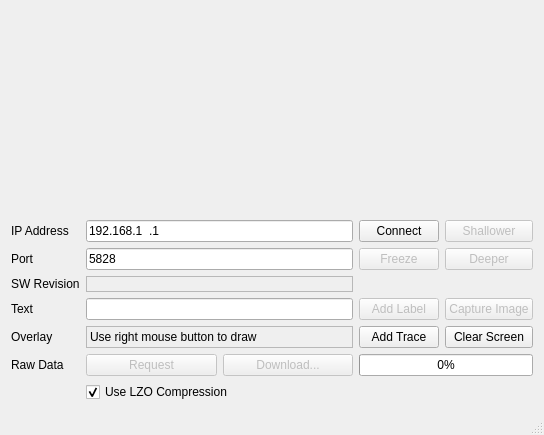
<?xml version="1.0" encoding="UTF-8"?>
<ui version="4.0">
 <class>Caster</class>
 <widget class="QMainWindow" name="Caster">
  <property name="geometry">
   <rect>
    <x>0</x>
    <y>0</y>
    <width>544</width>
    <height>435</height>
   </rect>
  </property>
  <property name="windowTitle">
   <string>Caster</string>
  </property>
  <widget class="QWidget" name="_central">
   <layout class="QVBoxLayout" name="verticalLayout">
    <item>
     <layout class="QVBoxLayout" name="image"/>
    </item>
    <item>
     <spacer name="verticalSpacer">
      <property name="orientation">
       <enum>Qt::Vertical</enum>
      </property>
      <property name="sizeHint" stdset="0">
       <size>
        <width>20</width>
        <height>40</height>
       </size>
      </property>
     </spacer>
    </item>
    <item>
     <layout class="QGridLayout" name="_inputs">
      <item row="1" column="1">
       <widget class="QLineEdit" name="port">
        <property name="inputMask">
         <string>#####</string>
        </property>
        <property name="text">
         <string>5828</string>
        </property>
       </widget>
      </item>
      <item row="7" column="0">
       <widget class="QLabel" name="_rawdata">
        <property name="text">
         <string>Raw Data</string>
        </property>
       </widget>
      </item>
      <item row="0" column="3">
       <widget class="QPushButton" name="shallower">
        <property name="enabled">
         <bool>false</bool>
        </property>
        <property name="text">
         <string>Shallower</string>
        </property>
       </widget>
      </item>
      <item row="5" column="1">
       <widget class="QLabel" name="label_4">
        <property name="frameShape">
         <enum>QFrame::StyledPanel</enum>
        </property>
        <property name="text">
         <string>Use right mouse button to draw</string>
        </property>
       </widget>
      </item>
      <item row="5" column="0">
       <widget class="QLabel" name="label_3">
        <property name="text">
         <string>Overlay</string>
        </property>
       </widget>
      </item>
      <item row="5" column="3">
       <widget class="QPushButton" name="clearScreen">
        <property name="text">
         <string>Clear Screen</string>
        </property>
       </widget>
      </item>
      <item row="2" column="1">
       <widget class="QLabel" name="swRevMatch">
        <property name="frameShape">
         <enum>QFrame::StyledPanel</enum>
        </property>
        <property name="text">
         <string/>
        </property>
       </widget>
      </item>
      <item row="0" column="0">
       <widget class="QLabel" name="_ip">
        <property name="text">
         <string>IP Address</string>
        </property>
       </widget>
      </item>
      <item row="0" column="1">
       <widget class="QLineEdit" name="ip">
        <property name="inputMask">
         <string>000.000.000.000</string>
        </property>
        <property name="text">
         <string>192.168.1.1</string>
        </property>
       </widget>
      </item>
      <item row="4" column="0">
       <widget class="QLabel" name="label_2">
        <property name="text">
         <string>Text</string>
        </property>
       </widget>
      </item>
      <item row="4" column="3">
       <widget class="QPushButton" name="captureImage">
        <property name="enabled">
         <bool>false</bool>
        </property>
        <property name="text">
         <string>Capture Image</string>
        </property>
       </widget>
      </item>
      <item row="1" column="3">
       <widget class="QPushButton" name="deeper">
        <property name="enabled">
         <bool>false</bool>
        </property>
        <property name="text">
         <string>Deeper</string>
        </property>
       </widget>
      </item>
      <item row="1" column="2">
       <widget class="QPushButton" name="freeze">
        <property name="enabled">
         <bool>false</bool>
        </property>
        <property name="text">
         <string>Freeze</string>
        </property>
       </widget>
      </item>
      <item row="4" column="1">
       <widget class="QLineEdit" name="labelText"/>
      </item>
      <item row="1" column="0">
       <widget class="QLabel" name="_port">
        <property name="text">
         <string>Port</string>
        </property>
       </widget>
      </item>
      <item row="4" column="2">
       <widget class="QPushButton" name="addLabel">
        <property name="enabled">
         <bool>false</bool>
        </property>
        <property name="text">
         <string>Add Label</string>
        </property>
       </widget>
      </item>
      <item row="5" column="2">
       <widget class="QPushButton" name="addTrace">
        <property name="text">
         <string>Add Trace</string>
        </property>
       </widget>
      </item>
      <item row="0" column="2">
       <widget class="QPushButton" name="connect">
        <property name="text">
         <string>Connect</string>
        </property>
       </widget>
      </item>
      <item row="2" column="0">
       <widget class="QLabel" name="label">
        <property name="text">
         <string>SW Revision</string>
        </property>
       </widget>
      </item>
      <item row="7" column="1">
       <layout class="QHBoxLayout" name="horizontalLayout">
        <item>
         <widget class="QPushButton" name="request">
          <property name="enabled">
           <bool>false</bool>
          </property>
          <property name="text">
           <string>Request</string>
          </property>
         </widget>
        </item>
        <item>
         <widget class="QPushButton" name="download">
          <property name="enabled">
           <bool>false</bool>
          </property>
          <property name="text">
           <string>Download...</string>
          </property>
         </widget>
        </item>
       </layout>
      </item>
      <item row="7" column="2" colspan="2">
       <widget class="QProgressBar" name="progress">
        <property name="value">
         <number>0</number>
        </property>
       </widget>
      </item>
      <item row="8" column="1">
       <widget class="QCheckBox" name="lzo">
        <property name="text">
         <string>Use LZO Compression</string>
        </property>
        <property name="checked">
         <bool>true</bool>
        </property>
       </widget>
      </item>
     </layout>
    </item>
   </layout>
  </widget>
  <widget class="QStatusBar" name="status"/>
 </widget>
 <layoutdefault spacing="6" margin="11"/>
 <tabstops>
  <tabstop>ip</tabstop>
  <tabstop>port</tabstop>
 </tabstops>
 <resources/>
 <connections>
  <connection>
   <sender>connect</sender>
   <signal>clicked()</signal>
   <receiver>Caster</receiver>
   <slot>onConnect()</slot>
   <hints>
    <hint type="sourcelabel">
     <x>478</x>
     <y>371</y>
    </hint>
    <hint type="destinationlabel">
     <x>264</x>
     <y>215</y>
    </hint>
   </hints>
  </connection>
  <connection>
   <sender>request</sender>
   <signal>clicked()</signal>
   <receiver>Caster</receiver>
   <slot>onRequest()</slot>
   <hints>
    <hint type="sourcelabel">
     <x>173</x>
     <y>413</y>
    </hint>
    <hint type="destinationlabel">
     <x>264</x>
     <y>229</y>
    </hint>
   </hints>
  </connection>
  <connection>
   <sender>download</sender>
   <signal>clicked()</signal>
   <receiver>Caster</receiver>
   <slot>onDownload()</slot>
   <hints>
    <hint type="sourcelabel">
     <x>347</x>
     <y>413</y>
    </hint>
    <hint type="destinationlabel">
     <x>264</x>
     <y>229</y>
    </hint>
   </hints>
  </connection>
  <connection>
   <sender>freeze</sender>
   <signal>clicked()</signal>
   <receiver>Caster</receiver>
   <slot>onFreeze()</slot>
   <hints>
    <hint type="sourcelabel">
     <x>412</x>
     <y>381</y>
    </hint>
    <hint type="destinationlabel">
     <x>264</x>
     <y>229</y>
    </hint>
   </hints>
  </connection>
  <connection>
   <sender>shallower</sender>
   <signal>clicked()</signal>
   <receiver>Caster</receiver>
   <slot>onShallower()</slot>
   <hints>
    <hint type="sourcelabel">
     <x>411</x>
     <y>327</y>
    </hint>
    <hint type="destinationlabel">
     <x>230</x>
     <y>217</y>
    </hint>
   </hints>
  </connection>
  <connection>
   <sender>deeper</sender>
   <signal>clicked()</signal>
   <receiver>Caster</receiver>
   <slot>onDeeper()</slot>
   <hints>
    <hint type="sourcelabel">
     <x>411</x>
     <y>358</y>
    </hint>
    <hint type="destinationlabel">
     <x>230</x>
     <y>217</y>
    </hint>
   </hints>
  </connection>
  <connection>
   <sender>addLabel</sender>
   <signal>clicked()</signal>
   <receiver>Caster</receiver>
   <slot>onAddLabel()</slot>
   <hints>
    <hint type="sourcelabel">
     <x>20</x>
     <y>20</y>
    </hint>
    <hint type="destinationlabel">
     <x>20</x>
     <y>20</y>
    </hint>
   </hints>
  </connection>
  <connection>
   <sender>addTrace</sender>
   <signal>clicked()</signal>
   <receiver>Caster</receiver>
   <slot>onAddTrace()</slot>
   <hints>
    <hint type="sourcelabel">
     <x>20</x>
     <y>20</y>
    </hint>
    <hint type="destinationlabel">
     <x>20</x>
     <y>20</y>
    </hint>
   </hints>
  </connection>
  <connection>
   <sender>captureImage</sender>
   <signal>clicked()</signal>
   <receiver>Caster</receiver>
   <slot>onCaptureImage()</slot>
   <hints>
    <hint type="sourcelabel">
     <x>20</x>
     <y>20</y>
    </hint>
    <hint type="destinationlabel">
     <x>20</x>
     <y>20</y>
    </hint>
   </hints>
  </connection>
  <connection>
   <sender>clearScreen</sender>
   <signal>clicked()</signal>
   <receiver>Caster</receiver>
   <slot>onClearScreen()</slot>
   <hints>
    <hint type="sourcelabel">
     <x>20</x>
     <y>20</y>
    </hint>
    <hint type="destinationlabel">
     <x>20</x>
     <y>20</y>
    </hint>
   </hints>
  </connection>
 </connections>
 <slots>
  <slot>onConnect()</slot>
  <slot>onRequest()</slot>
  <slot>onDownload()</slot>
  <slot>onFreeze()</slot>
  <slot>onShallower()</slot>
  <slot>onDeeper()</slot>
  <slot>onAddLabel()</slot>
  <slot>onAddTrace()</slot>
  <slot>onCaptureImage()</slot>
  <slot>onClearScreen()</slot>
 </slots>
</ui>
